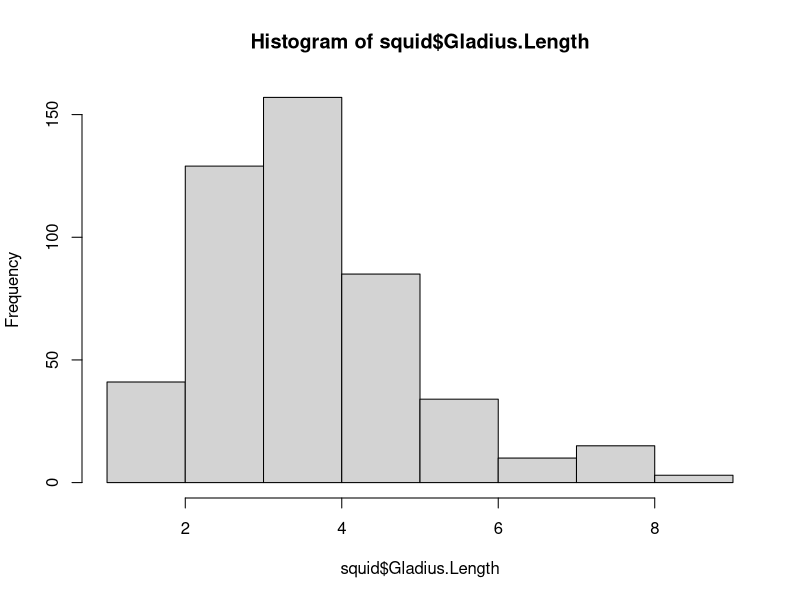
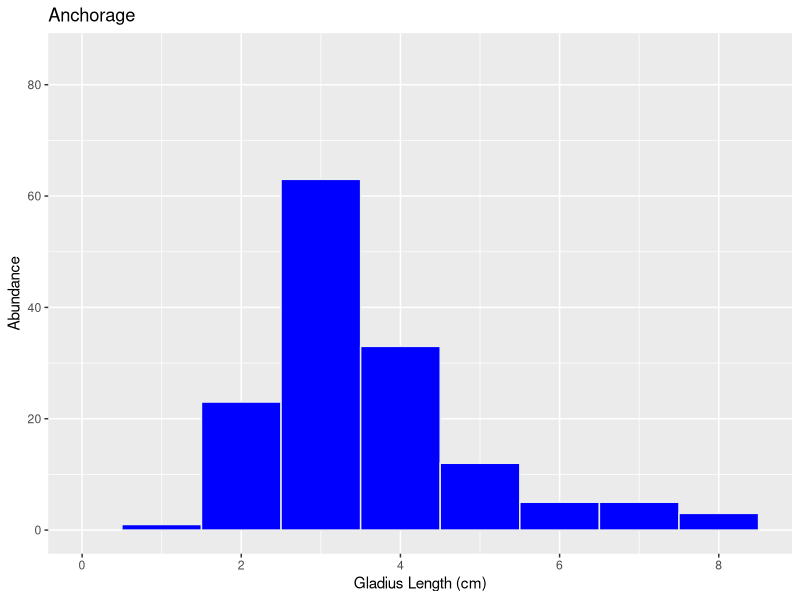
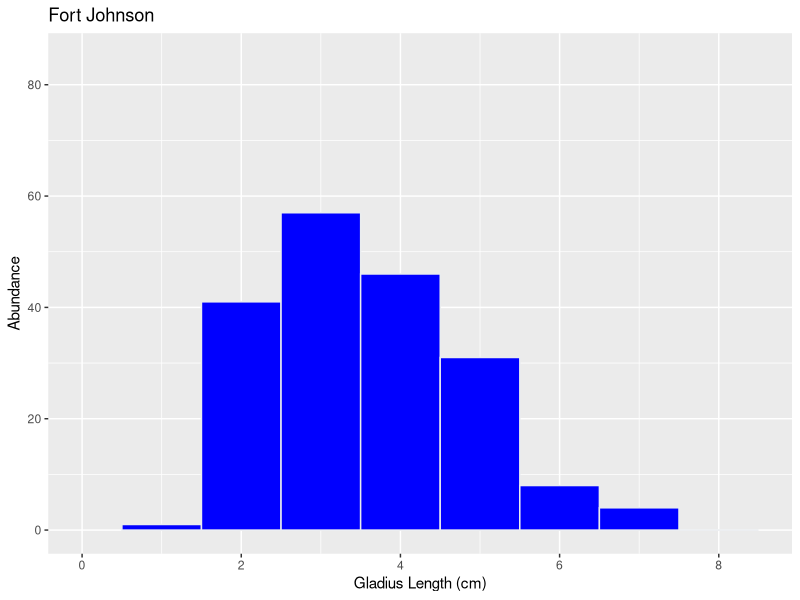
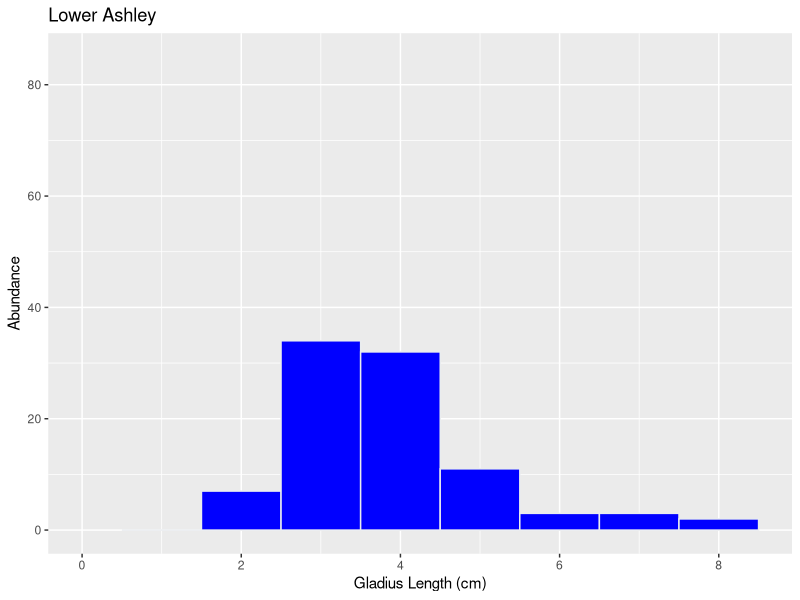
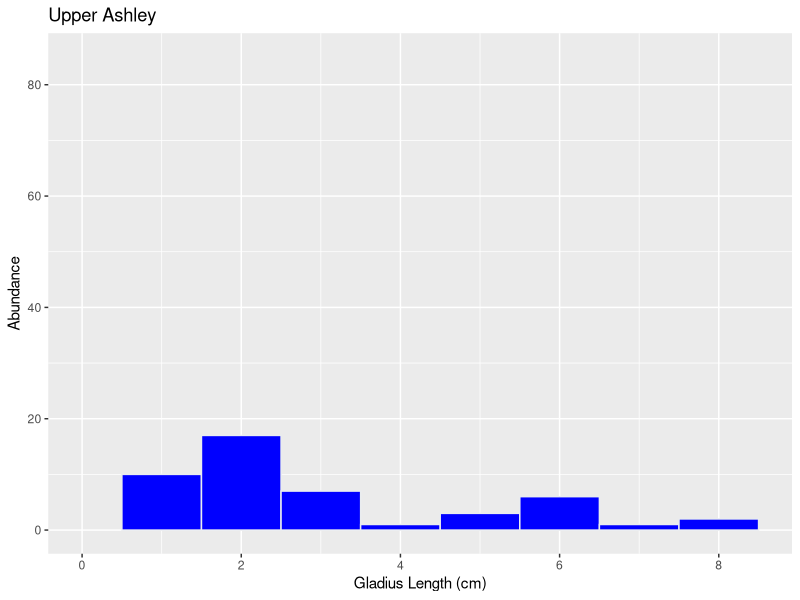
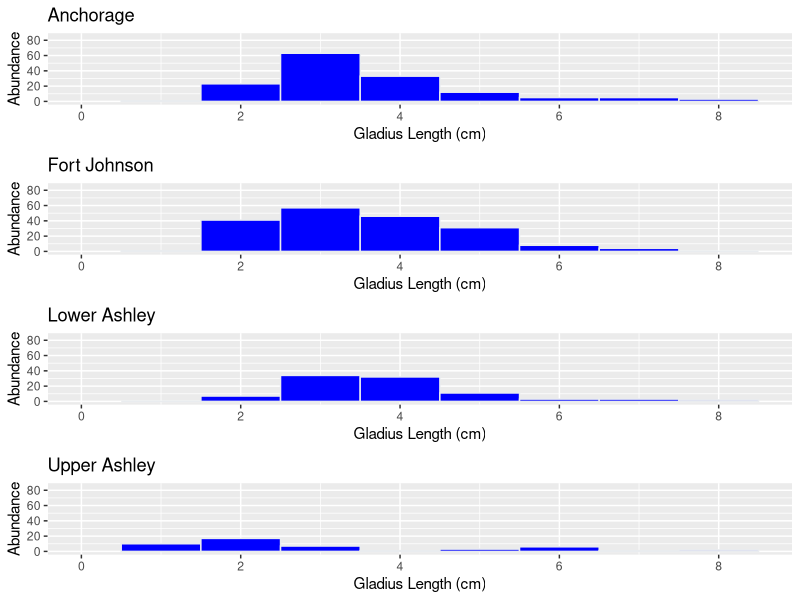

The R source for these figures, in order: (Note: this script raises an error after producing the figures.)
#Frequency Distribution Plots 2019
squid <- read.csv("./Data/Lbrevis QM Data.csv", header = TRUE)
abiotic <- read.csv("./Data/Lbrevis Abiotic Data.csv", header = TRUE)
install.packages("tidyverse")
install.packages("purrr")
install.packages("reshape")
install.packages("ggpubr")
library(reshape)
library(purrr)
library(tidyverse)
library(dplyr)
library(ggplot2)
library(ggpubr)
view(squid)

#Size frequency distribution plot with Station 
hist(squid$Gladius.Length)

squid.Anc <- squid %>% filter(Station == "Anchorage")
View(squid.Anc)
squid$Station
squid.Ftj = filter(squid, Station == "Fort Johnson")
view(squid.Ftj)
squid.LA = filter(squid, Station == "Lower Ashley")
squid.UA = filter(squid, Station == "Upper Ashley")

squid.Anc.hist = ggplot(squid.Anc, aes(x=Gladius.Length))+
  geom_histogram(show.legend=F, fill = "blue", color = "#e9ecef", binwidth = 1)+
  labs(title="Anchorage", y="Abundance", x = "Gladius Length (cm)")+
  scale_x_continuous(limits=c(0,8.5)) + scale_y_continuous(limits=c(0,85))
squid.Anc.hist
squid.Ftj.hist = ggplot(squid.Ftj, aes(x=Gladius.Length))+
  geom_histogram(show.legend=F, fill = "blue", color = "#e9ecef", binwidth = 1)+
  labs(title="Fort Johnson", y="Abundance", x = "Gladius Length (cm)")+
  scale_x_continuous(limits=c(0,8.5)) + scale_y_continuous(limits=c(0,85))
squid.Ftj.hist
squid.LA.hist = ggplot(squid.LA, aes(x=Gladius.Length))+
  geom_histogram(show.legend=F, fill = "blue", color = "#e9ecef", binwidth = 1)+
  labs(title="Lower Ashley", y="Abundance", x = "Gladius Length (cm)")+
  scale_x_continuous(limits=c(0,8.5)) + scale_y_continuous(limits=c(0,85))
squid.LA.hist
squid.UA.hist = ggplot(squid.UA, aes(x=Gladius.Length))+
  geom_histogram(show.legend=F, fill = "blue", color = "#e9ecef", binwidth = 1)+
  labs(title="Upper Ashley", y="Abundance", x = "Gladius Length (cm)")+
  scale_x_continuous(limits=c(0,8.5)) + scale_y_continuous(limits=c(0,85))
squid.UA.hist

#Size Distributuion with Station Facet Wrap Plot
sizedist.station = ggarrange(squid.Anc.hist, squid.Ftj.hist, squid.LA.hist, squid.UA.hist,
                     ncol = 1, nrow = 4, align = "hv")
sizedist.station

###Size Distribution Plot with Month
#Filter for each Month
squid.Jan <- squid %>% filter(Month.name == "Jan")
View(squid.Jan)
squid.Feb <- squid %>% filter(Month.name == "Feb")
squid.Mar <- squid %>% filter(Month.name == "Mar")
squid.Apr <- squid %>% filter(Month.name == "Apr")
squid.May <- squid %>% filter(Month.name == "May")
view(squid.May)
squid.Jun <- squid %>% filter(Month.name == "Jun")
squid.Jul <- squid %>% filter(Month.name == "Jul")
squid.Aug <- squid %>% filter(Month.name == "Aug")
squid.Sep <- squid %>% filter(Month.name == "Sep")
squid.Oct <- squid %>% filter(Month.name == "Oct")
squid.Nov <- squid %>% filter(Month.name == "Nov")
squid.Dec <- squid %>% filter(Month.name == "Dec")

#Histograms for Each Month
squid.Jan.hist = ggplot(squid.Jan, aes(x=Gladius.Length))+
  geom_histogram(show.legend=F, fill = "blue", color = "#e9ecef", binwidth = 1)+
  labs(title="January", y="Abundance", x = "Gladius Length (cm)")+
  scale_x_continuous(limits=c(0,8.5)) + scale_y_continuous(limits=c(0,60))
squid.Jan.hist
squid.Feb.hist = ggplot(squid.Feb, aes(x=Gladius.Length))+
  geom_histogram(show.legend=F, fill = "blue", color = "#e9ecef", binwidth = 1)+
  labs(title="Feburary", y="Abundance", x = "Gladius Length (cm)")+
  scale_x_continuous(limits=c(0,8.5)) + scale_y_continuous(limits=c(0,60))
squid.Feb.hist
squid.Mar.hist = ggplot(squid.Mar, aes(x=Gladius.Length))+
  geom_histogram(show.legend=F, fill = "blue", color = "#e9ecef", binwidth = 1)+
  labs(title="March", y="Abundance", x = "Gladius Length (cm)")+
  scale_x_continuous(limits=c(0,8.5)) + scale_y_continuous(limits=c(0,60))
squid.Mar.hist
squid.Apr.hist = ggplot(squid.Apr, aes(x=Gladius.Length))+
  geom_histogram(show.legend=F, fill = "blue", color = "#e9ecef", binwidth = 1)+
  labs(title="April", y="Abundance", x = "Gladius Length (cm)")+
  scale_x_continuous(limits=c(0,8.5)) + scale_y_continuous(limits=c(0,60))
squid.Apr.hist
squid.May.hist = ggplot(squid.May, aes(x=Gladius.Length))+
  geom_histogram(show.legend=F, fill = "blue", color = "#e9ecef", binwidth = 1)+
  labs(title="May", y="Abundance", x = "Gladius Length (cm)")+
  scale_x_continuous(limits=c(0,8.5)) + scale_y_continuous(limits=c(0,60))
squid.May.hist
squid.Jun.hist = ggplot(squid.Jun, aes(x=Gladius.Length))+
  geom_histogram(show.legend=F, fill = "blue", color = "#e9ecef", binwidth = 1)+
  labs(title="June", y="Abundance", x = "Gladius Length (cm)")+
  scale_x_continuous(limits=c(0,8.5)) + scale_y_continuous(limits=c(0,60))
squid.Jun.hist
squid.Jul.hist = ggplot(squid.Jul, aes(x=Gladius.Length))+
  geom_histogram(show.legend=F, fill = "blue", color = "#e9ecef", binwidth = 1)+
  labs(title="July", y="Abundance", x = "Gladius Length (cm)")+
  scale_x_continuous(limits=c(0,8.5)) + scale_y_continuous(limits=c(0,60))
squid.Jul.hist
squid.Aug.hist = ggplot(squid.Aug, aes(x=Gladius.Length))+
  geom_histogram(show.legend=F, fill = "blue", color = "#e9ecef", binwidth = 1)+
  labs(title="August", y="Abundance", x = "Gladius Length (cm)")+
  scale_x_continuous(limits=c(0,8.5)) + scale_y_continuous(limits=c(0,60))
squid.Aug.hist
squid.Sep.hist = ggplot(squid.Sep, aes(x=Gladius.Length))+
  geom_histogram(show.legend=F, fill = "blue", color = "#e9ecef", binwidth = 1)+
  labs(title="September", y="Abundance", x = "Gladius Length (cm)")+
  scale_x_continuous(limits=c(0,8.5)) + scale_y_continuous(limits=c(0,60))
squid.Sep.hist
squid.Oct.hist = ggplot(squid.Oct, aes(x=Gladius.Length))+
  geom_histogram(show.legend=F, fill = "blue", color = "#e9ecef", binwidth = 1)+
  labs(title="October", y="Abundance", x = "Gladius Length (cm)")+
  scale_x_continuous(limits=c(0,8.5)) + scale_y_continuous(limits=c(0,60))
squid.Oct.hist
squid.Nov.hist = ggplot(squid.Nov, aes(x=Gladius.Length))+
  geom_histogram(show.legend=F, fill = "blue", color = "#e9ecef", binwidth = 1)+
  labs(title="November", y="Abundance", x = "Gladius Length (cm)")+
  scale_x_continuous(limits=c(0,8.5)) + scale_y_continuous(limits=c(0,60))
squid.Nov.hist
squid.Dec.hist = ggplot(squid.Dec, aes(x=Gladius.Length))+
  geom_histogram(show.legend=F, fill = "blue", color = "#e9ecef", binwidth = 1)+
  labs(title="December", y="Abundance", x = "Gladius Length (cm)")+
  scale_x_continuous(limits=c(0,8.5)) + scale_y_continuous(limits=c(0,60))
squid.Dec.hist

#Size Distributuion with Season(Month) Facet Wrap Plot
sizedist.month1 = ggarrange(squid.Jan.hist, squid.Feb.hist, squid.Mar.hist,
                            squid.Apr.hist, ncol = 1, nrow = 4, align = "hv")
sizedist.month1
sizedist.month2 = ggarrange(squid.May.hist, squid.Jun.hist, squid.Jul.hist, 
                            squid.Aug.hist, ncol = 1, nrow = 4, align = "hv")
sizedist.month2
sizedist.month3 = ggarrange(squid.Sep.hist, squid.Oct.hist, squid.Nov.hist, 
                            squid.Dec.hist, ncol = 1, nrow = 4, align = "hv")
sizedist.month3
